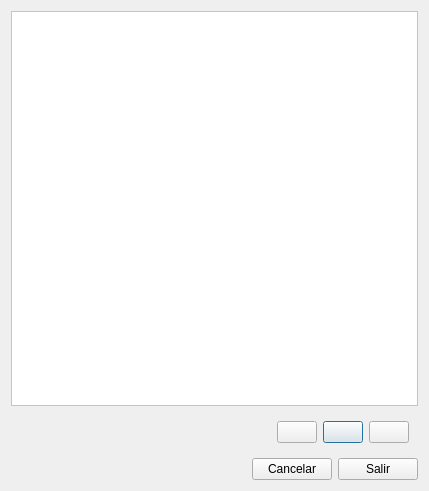
<?xml version="1.0" encoding="UTF-8"?>
<ui version="4.0">
 <class>gestion_SeccionAlmacen</class>
 <widget class="QDialog" name="gestion_SeccionAlmacen">
  <property name="geometry">
   <rect>
    <x>0</x>
    <y>0</y>
    <width>429</width>
    <height>491</height>
   </rect>
  </property>
  <property name="windowTitle">
   <string>Dialog</string>
  </property>
  <layout class="QGridLayout" name="gridLayout_2">
   <item row="0" column="0" colspan="3">
    <widget class="QTableView" name="resultado_list">
     <property name="styleSheet">
      <string notr="true">background-color: rgb(255, 255, 255);</string>
     </property>
     <property name="sortingEnabled">
      <bool>true</bool>
     </property>
    </widget>
   </item>
   <item row="1" column="0" colspan="3">
    <widget class="QWidget" name="edit_container" native="true">
     <layout class="QGridLayout" name="gridLayout">
      <item row="0" column="0">
       <spacer name="horizontalSpacer_2">
        <property name="orientation">
         <enum>Qt::Horizontal</enum>
        </property>
        <property name="sizeHint" stdset="0">
         <size>
          <width>40</width>
          <height>20</height>
         </size>
        </property>
       </spacer>
      </item>
      <item row="0" column="2">
       <widget class="QPushButton" name="btn_remove">
        <property name="maximumSize">
         <size>
          <width>50</width>
          <height>16777215</height>
         </size>
        </property>
        <property name="text">
         <string/>
        </property>
        <property name="icon">
         <iconset resource="../terra.qrc">
          <normaloff>:/Icons/PNG/Delete.png</normaloff>:/Icons/PNG/Delete.png</iconset>
        </property>
       </widget>
      </item>
      <item row="0" column="1">
       <widget class="QPushButton" name="btn_add">
        <property name="maximumSize">
         <size>
          <width>50</width>
          <height>16777215</height>
         </size>
        </property>
        <property name="text">
         <string/>
        </property>
        <property name="icon">
         <iconset resource="../terra.qrc">
          <normaloff>:/Icons/PNG/add.png</normaloff>:/Icons/PNG/add.png</iconset>
        </property>
       </widget>
      </item>
      <item row="0" column="3">
       <widget class="QPushButton" name="btn_save">
        <property name="text">
         <string/>
        </property>
        <property name="icon">
         <iconset resource="../terra.qrc">
          <normaloff>:/Icons/PNG/Save.png</normaloff>:/Icons/PNG/Save.png</iconset>
        </property>
       </widget>
      </item>
     </layout>
    </widget>
   </item>
   <item row="2" column="0">
    <spacer name="horizontalSpacer">
     <property name="orientation">
      <enum>Qt::Horizontal</enum>
     </property>
     <property name="sizeHint" stdset="0">
      <size>
       <width>246</width>
       <height>20</height>
      </size>
     </property>
    </spacer>
   </item>
   <item row="2" column="1">
    <widget class="QPushButton" name="btn_cancel">
     <property name="text">
      <string>Cancelar</string>
     </property>
    </widget>
   </item>
   <item row="2" column="2">
    <widget class="QPushButton" name="btn_aceptar">
     <property name="text">
      <string>Salir</string>
     </property>
    </widget>
   </item>
  </layout>
 </widget>
 <resources>
  <include location="../terra.qrc"/>
 </resources>
 <connections/>
</ui>
